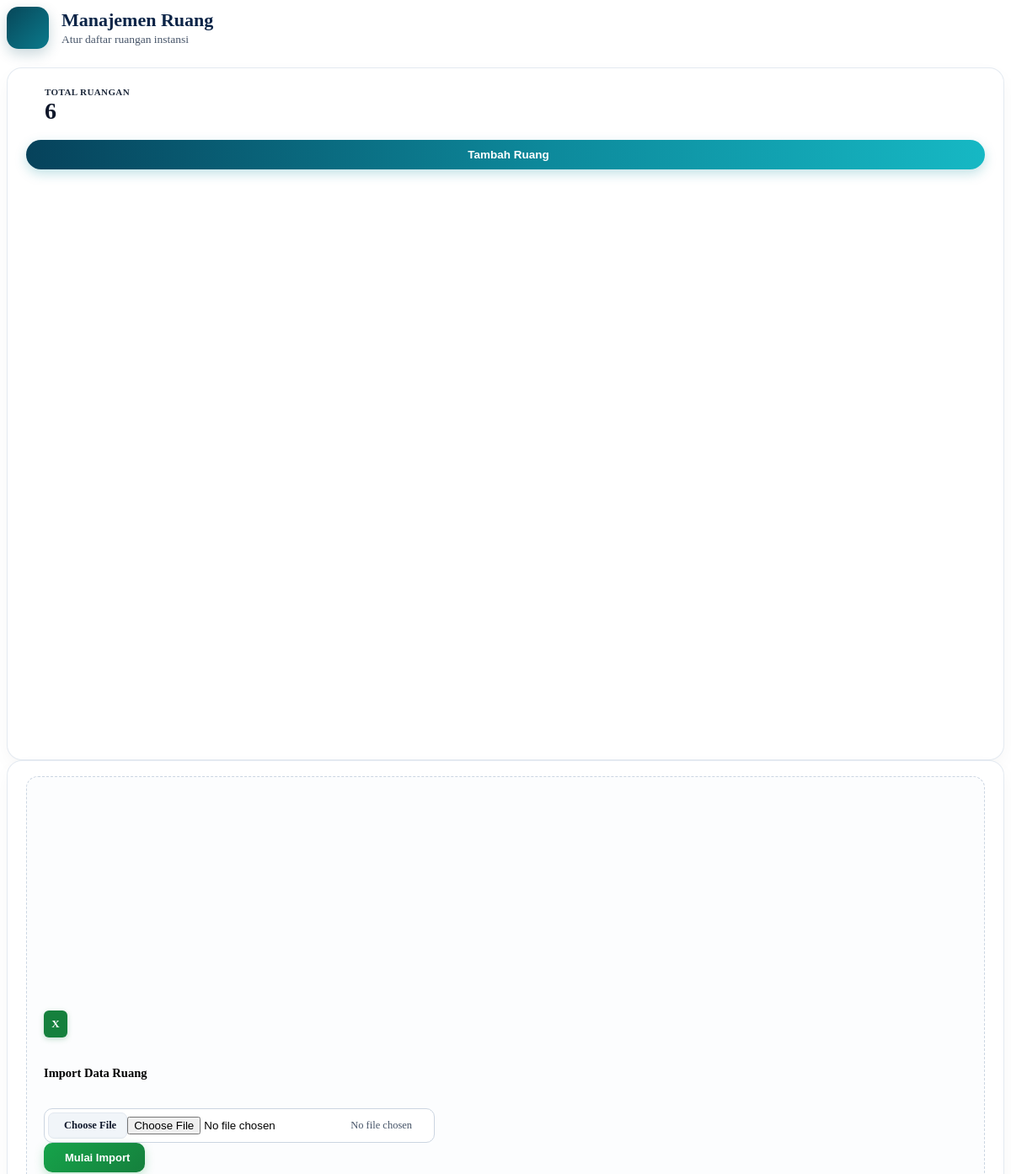
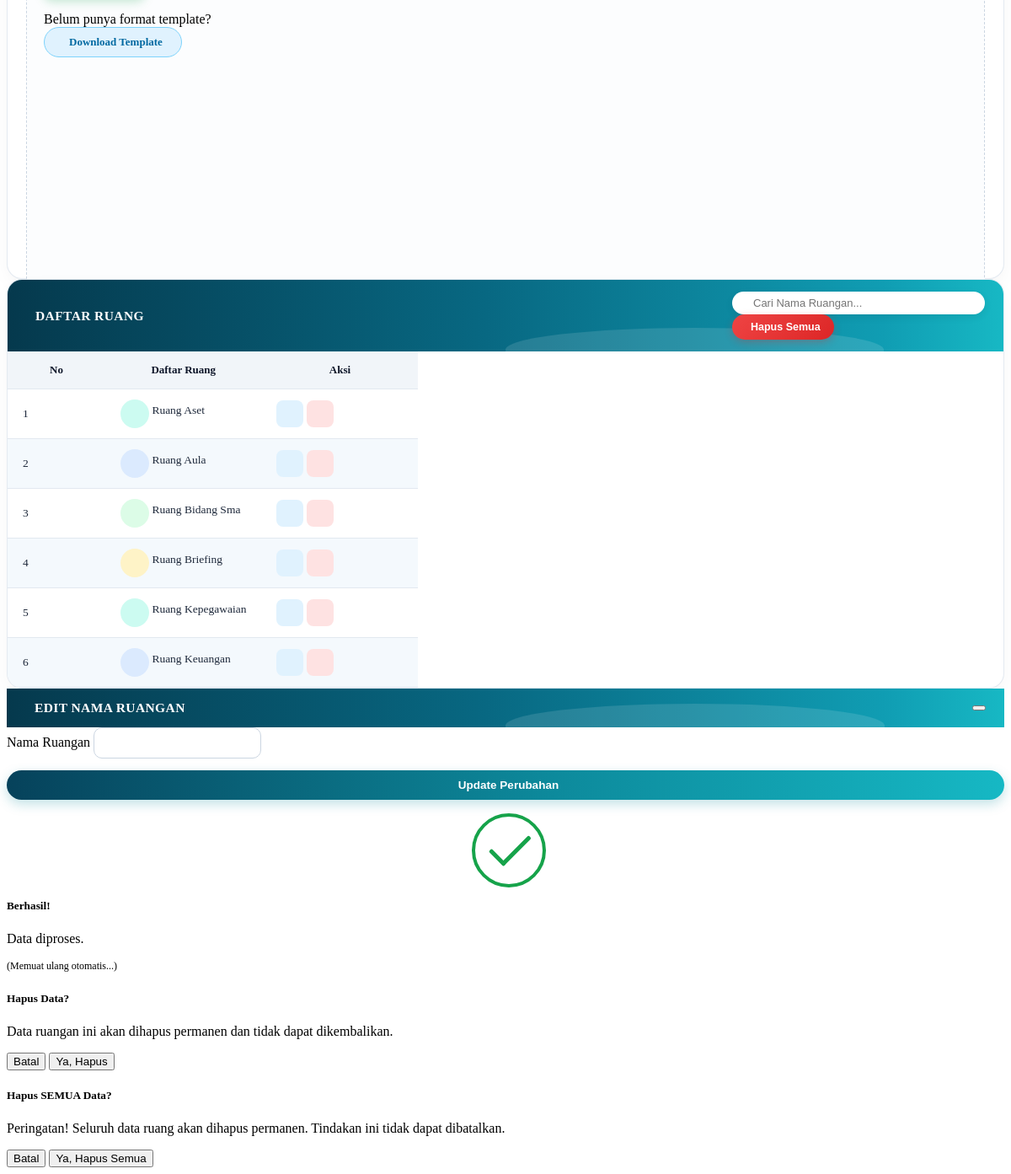
/data_ruang.php (signed in), run on the app's committed database (2 pictures, top to bottom).
### tables this page shows
CREATE TABLE `ruang` (
  `id` int(11) NOT NULL,
  `nama_ruang` varchar(100) NOT NULL,
  `id_sekolah` int(11) DEFAULT 1
);

### data_ruang.php (the view, shortened to what this page needs)
<?php
include 'koneksi.php';
$id_sekolah = mysqli_real_escape_string($conn, $_SESSION['id_sekolah']);
$totalRuang = mysqli_num_rows(mysqli_query($conn, "SELECT id FROM ruang WHERE id_sekolah='$id_sekolah'"));
?>
<div class="container-fluid px-0">
    <div class="page-hero-header">
        <div class="page-hero-icon">
        </div>
        <div>
            <h3 class="page-hero-title">Manajemen Ruang</h3>
            <p class="page-hero-subtitle">Atur daftar ruangan instansi</p>
        </div>
    </div>
    <div class="row g-3 mb-4">
        <div class="col-xl-3 col-lg-4">
            <div class="ruang-top-card">
                <div class="stat-ruang-row">
                    <div>
                        <div class="stat-ruang-label">TOTAL RUANGAN</div>
                        <div class="stat-ruang-val"><?= $totalRuang ?></div>
                    </div>
                </div>
                <button id="btnTambah" class="btn-tambah-teal">
                    <i class="bi bi-plus-lg"></i> Tambah Ruang
                </button>
            </div>
        </div>
        <div class="col-xl-9 col-lg-8">
            <div class="ruang-top-card">
                <div class="import-dashed-inner">
                    <div class="row align-items-center w-100 g-3">
                        <div class="col-xl-7 col-md-7">
                            <div class="d-flex align-items-center mb-2">
                                <span class="excel-badge-icon">X</span>
                                <h6 class="fw-bold mb-0 text-dark" style="font-size: 14.5px;">Import Data Ruang</h6>
                            </div>
                            <form id="importFormRuang" class="d-flex align-items-center gap-2">
                                <div class="import-file-group">
                                    <label for="inputExcelRuang" class="btn-choose-excel mb-0">
                                        <i class="bi bi-upload text-primary"></i> Choose File
                                    </label>
                                    <input type="file" id="inputExcelRuang" name="file_excel" class="d-none" required accept=".xlsx">
                                    <span id="excelRuangFileName" class="excel-file-name">No file chosen</span>
                                </div>
                                <button type="submit" class="btn-mulai-import">
                                    <i class="bi bi-upload"></i> Mulai Import
                                </button>
                            </form>
                        </div>
                        <div class="col-xl-5 col-md-5 text-center border-start-md">
                            <div class="d-flex align-items-center justify-content-center gap-2 mb-2">
                                <span class="small fw-semibold text-dark">Belum punya format template?</span>
                            </div>
                            <a href="data_ruang.php?template=1" class="btn-download-template">
                                <i class="bi bi-download"></i> Download Template
                            </a>
                        </div>
                    </div>
                </div>
            </div>
        </div>
    </div>
    <div class="table-card-wrapper">
        <div class="table-banner-header">
            <h6 class="table-banner-title">
                <i class="bi bi-buildings-fill"></i> DAFTAR RUANG
            </h6>
            <div class="d-flex align-items-center gap-2 flex-wrap" style="position: relative; z-index: 2;">
                <div class="search-pill-box">
                    <input type="text" id="searchRuang" placeholder="Cari Nama Ruangan...">
                </div>
                <button onclick="hapusSemuaRuang()" class="btn-hapus-semua" title="Hapus Seluruh Data Ruang">
                    <i class="bi bi-trash3-fill"></i> Hapus Semua
                </button>
            </div>
        </div>
        <div class="table-responsive table-freeze-container">
            <table class="table align-middle" id="tableRuang">
                <thead>
                    <tr>
                        <th class="text-center" width="80">No</th>
                        <th><i class="bi bi-people-fill text-primary me-2"></i>Daftar Ruang</th>
                        <th class="text-center" width="150"><i class="bi bi-gear-fill text-primary me-1"></i> Aksi</th>
                    </tr>
                </thead>
                <tbody>
                    <?php
                    $no = 1;
                    $ruangStyles = [
                        ['bg' => 'rb-teal',  'icon' => 'bi-people-fill'],
                        ['bg' => 'rb-blue',  'icon' => 'bi-display'],
                        ['bg' => 'rb-green', 'icon' => 'bi-gear-fill'],
                        ['bg' => 'rb-amber', 'icon' => 'bi-folder-fill']
                    ];
                    $q = mysqli_query($conn, "SELECT * FROM ruang WHERE id_sekolah='$id_sekolah' ORDER BY nama_ruang ASC");
                    while($r = mysqli_fetch_assoc($q)):
                        $style = $ruangStyles[($no - 1) % 4];
                    ?>
                    <tr>
                        <td class="text-center fw-semibold text-secondary"><?= $no++ ?></td>
                        <td>
                            <div class="d-flex align-items-center gap-3">
                                <div class="ruang-badge-icon <?= $style['bg'] ?>">
                                </div>
                                <span class="fw-bold text-dark"><?= htmlspecialchars($r['nama_ruang'], ENT_QUOTES, 'UTF-8') ?></span>
                            </div>
                        </td>
                        <td class="text-center">
                            <button class="action-btn btn-edit-link btn-edit-trigger"
                                data-id="<?= (int)$r['id'] ?>"
                                data-nama="<?= htmlspecialchars($r['nama_ruang'], ENT_QUOTES, 'UTF-8') ?>"
                                title="Edit Ruangan">
                            </button>
                            <button onclick="hapusRuang(<?= (int)$r['id'] ?>)" class="action-btn btn-delete-link ms-1" title="Hapus Ruangan">
                            </button>
                        </td>
                    </tr>
                    <?php endwhile; ?>
                </tbody>
            </table>
        </div>
    </div>
</div>
<div class="modal fade" id="editModalRuang" tabindex="-1">
    <div class="modal-dialog modal-dialog-centered">
        <form id="editFormRuang" class="modal-content border-0 shadow-lg rounded-4 overflow-hidden">
            <div class="table-banner-header">
                <h6 class="table-banner-title"><i class="bi bi-pencil-square"></i> Edit Nama Ruangan</h6>
                <button type="button" class="btn-close btn-close-white" data-bs-dismiss="modal" style="position:relative; z-index:2;"></button>
            </div>
            <div class="modal-body p-4">
                <div class="mb-2">
                    <label class="small fw-bold mb-1">Nama Ruangan</label>
                    <input type="text" name="nama_ruang" id="modal-nama" class="form-control form-control-custom" required>
                </div>
            </div>
            <div class="modal-footer border-0 p-4 pt-0">
                <button type="submit" class="btn-tambah-teal mt-0">
                    <i class="bi bi-check2-circle"></i> Update Perubahan
                </button>
            </div>
        </form>
    </div>
</div>
<div class="modal fade" id="modalBerhasilRuang" tabindex="-1" data-bs-backdrop="static">
    <div class="modal-dialog modal-dialog-centered modal-sm">
        <div class="modal-content border-0 shadow-lg rounded-4 text-center">
            <div class="modal-body p-4">
                <div class="success-checkmark mb-3">
                    <div class="check-icon">
                        <span class="icon-line line-tip"></span>
                        <span class="icon-line line-long"></span>
                    </div>
                </div>
                <h5 class="fw-bold">Berhasil!</h5>
                <p class="text-secondary small mb-1" id="msgBerhasil">Data diproses.</p>
                <p class="text-muted" style="font-size: 0.75rem;">(Memuat ulang otomatis...)</p>
            </div>
        </div>
    </div>
</div>
<div class="modal fade" id="modalHapus" tabindex="-1" data-bs-backdrop="static">
    <div class="modal-dialog modal-dialog-centered modal-sm">
        <div class="modal-content border-0 shadow-lg rounded-4 text-center">
            <div class="modal-body p-4">
                <h5 class="fw-bold text-dark">Hapus Data?</h5>
                <p class="text-secondary small mb-4">Data ruangan ini akan dihapus permanen dan tidak dapat dikembalikan.</p>
                <div class="d-flex justify-content-center gap-2">
                    <button type="button" class="btn btn-light btn-sm px-4 rounded-pill fw-bold" data-bs-dismiss="modal">Batal</button>
                    <button type="button" id="btnKonfirmasiHapus" class="btn btn-danger btn-sm px-4 rounded-pill fw-bold shadow-sm">Ya, Hapus</button>
                </div>
            </div>
        </div>
    </div>
</div>
<div class="modal fade" id="modalHapusSemua" tabindex="-1" data-bs-backdrop="static">
    <div class="modal-dialog modal-dialog-centered modal-sm">
        <div class="modal-content border-0 shadow-lg rounded-4 text-center">
            <div class="modal-body p-4">
                <h5 class="fw-bold text-dark">Hapus SEMUA Data?</h5>
                <p class="text-secondary small mb-4">Peringatan! Seluruh data ruang akan dihapus permanen. Tindakan ini tidak dapat dibatalkan.</p>
                <div class="d-flex justify-content-center gap-2">
                    <button type="button" class="btn btn-light btn-sm px-4 rounded-pill fw-bold" data-bs-dismiss="modal">Batal</button>
                    <button type="button" id="btnKonfirmasiHapusSemua" class="btn btn-danger btn-sm px-4 rounded-pill fw-bold shadow-sm">Ya, Hapus Semua</button>
                </div>
            </div>
        </div>
    </div>
</div>

### data on the page
ruang: nama_ruang "Ruang Aset"
ruang: nama_ruang "Ruang Aula"
ruang: nama_ruang "Ruang Bidang Sma"
ruang: nama_ruang "Ruang Briefing"
ruang: nama_ruang "Ruang Kepegawaian"
ruang: nama_ruang "Ruang Keuangan"

### other printed values
$totalRuang "6"
